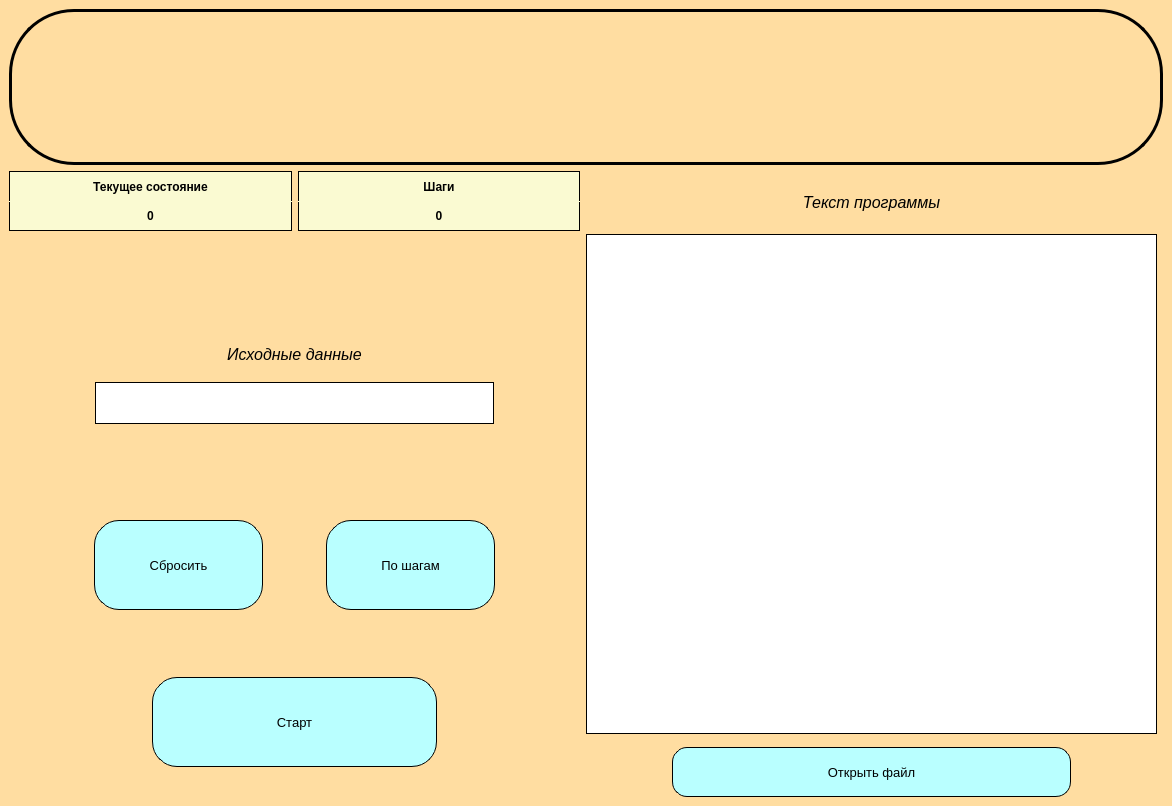
<?xml version="1.0" encoding="UTF-8"?>
<ui version="4.0">
 <class>MainWindow</class>
 <widget class="QMainWindow" name="MainWindow">
  <property name="geometry">
   <rect>
    <x>0</x>
    <y>0</y>
    <width>1172</width>
    <height>806</height>
   </rect>
  </property>
  <property name="windowTitle">
   <string>Машина Тьюринга</string>
  </property>
  <property name="styleSheet">
   <string notr="true">QMainWindow#MainWindow{
	background-color: rgb(255, 221, 161);
}</string>
  </property>
  <widget class="QWidget" name="centralwidget">
   <layout class="QGridLayout" name="gridLayout" rowstretch="20,80" columnstretch="50,50,0">
    <item row="1" column="1">
     <layout class="QVBoxLayout" name="verticalLayout_3" stretch="10,80,2,8">
      <property name="spacing">
       <number>0</number>
      </property>
      <item>
       <widget class="QLabel" name="label_2">
        <property name="font">
         <font>
          <pointsize>12</pointsize>
          <weight>50</weight>
          <italic>true</italic>
          <bold>false</bold>
         </font>
        </property>
        <property name="text">
         <string>Текст программы</string>
        </property>
        <property name="alignment">
         <set>Qt::AlignCenter</set>
        </property>
       </widget>
      </item>
      <item>
       <widget class="QTextEdit" name="textEdit">
        <property name="font">
         <font>
          <pointsize>10</pointsize>
         </font>
        </property>
        <property name="styleSheet">
         <string notr="true">QTextEdit{
border: 1px solid #000000;
}</string>
        </property>
       </widget>
      </item>
      <item>
       <spacer name="verticalSpacer_5">
        <property name="orientation">
         <enum>Qt::Vertical</enum>
        </property>
        <property name="sizeHint" stdset="0">
         <size>
          <width>20</width>
          <height>40</height>
         </size>
        </property>
       </spacer>
      </item>
      <item>
       <layout class="QHBoxLayout" name="horizontalLayout_5" stretch="15,70,15">
        <item>
         <spacer name="horizontalSpacer_8">
          <property name="orientation">
           <enum>Qt::Horizontal</enum>
          </property>
          <property name="sizeHint" stdset="0">
           <size>
            <width>40</width>
            <height>20</height>
           </size>
          </property>
         </spacer>
        </item>
        <item>
         <widget class="QPushButton" name="pushButton_4">
          <property name="sizePolicy">
           <sizepolicy hsizetype="Minimum" vsizetype="Ignored">
            <horstretch>0</horstretch>
            <verstretch>0</verstretch>
           </sizepolicy>
          </property>
          <property name="font">
           <font>
            <pointsize>10</pointsize>
           </font>
          </property>
          <property name="styleSheet">
           <string notr="true">QPushButton{
	background-color: rgb(185, 255, 255);
border: 1px solid #000000;
border-radius: 15px;
}
QPushButton:hover{
	background-color: rgb(170, 247, 255);
}
QPushButton:pressed{
	border: 2px solid #000000;
}</string>
          </property>
          <property name="text">
           <string>Открыть файл</string>
          </property>
         </widget>
        </item>
        <item>
         <spacer name="horizontalSpacer_9">
          <property name="orientation">
           <enum>Qt::Horizontal</enum>
          </property>
          <property name="sizeHint" stdset="0">
           <size>
            <width>40</width>
            <height>20</height>
           </size>
          </property>
         </spacer>
        </item>
       </layout>
      </item>
     </layout>
    </item>
    <item row="1" column="0">
     <layout class="QVBoxLayout" name="verticalLayout_5" stretch="10,10,5,15,15,15,10,15,5">
      <item>
       <layout class="QHBoxLayout" name="horizontalLayout_2">
        <item>
         <layout class="QVBoxLayout" name="verticalLayout_2">
          <property name="spacing">
           <number>0</number>
          </property>
          <item>
           <widget class="QLabel" name="label_4">
            <property name="font">
             <font>
              <pointsize>9</pointsize>
              <weight>75</weight>
              <italic>false</italic>
              <bold>true</bold>
             </font>
            </property>
            <property name="styleSheet">
             <string notr="true">QLabel {

	background-color: rgb(250, 250, 210);
border-top: 1px solid #000000;
border-left: 1px solid #000000;
border-right: 1px solid #000000;
}
</string>
            </property>
            <property name="text">
             <string>Текущее состояние</string>
            </property>
            <property name="alignment">
             <set>Qt::AlignCenter</set>
            </property>
           </widget>
          </item>
          <item>
           <widget class="QLabel" name="label_6">
            <property name="font">
             <font>
              <weight>75</weight>
              <bold>true</bold>
             </font>
            </property>
            <property name="styleSheet">
             <string notr="true">QLabel {
background-color: rgb(250, 250, 210);
border-top: 1px solid #fafad2;
border-left: 1px solid #000000;
border-right: 1px solid #000000;
border-bottom: 1px solid #000000;

}
</string>
            </property>
            <property name="text">
             <string>0</string>
            </property>
            <property name="alignment">
             <set>Qt::AlignCenter</set>
            </property>
           </widget>
          </item>
         </layout>
        </item>
        <item>
         <layout class="QVBoxLayout" name="verticalLayout">
          <property name="spacing">
           <number>0</number>
          </property>
          <item>
           <widget class="QLabel" name="label_5">
            <property name="font">
             <font>
              <pointsize>9</pointsize>
              <weight>75</weight>
              <italic>false</italic>
              <bold>true</bold>
             </font>
            </property>
            <property name="styleSheet">
             <string notr="true">QLabel#label_5 {

border-top: 1px solid #000000;
border-left: 1px solid #000000;
border-right: 1px solid #000000;
background-color: rgb(250, 250, 210);
}
</string>
            </property>
            <property name="text">
             <string>Шаги</string>
            </property>
            <property name="alignment">
             <set>Qt::AlignCenter</set>
            </property>
           </widget>
          </item>
          <item>
           <widget class="QLabel" name="label_7">
            <property name="font">
             <font>
              <weight>75</weight>
              <bold>true</bold>
             </font>
            </property>
            <property name="styleSheet">
             <string notr="true">QLabel {
border-top: 1px solid #fafad2;
border-left: 1px solid #000000;
border-right: 1px solid #000000;
border-bottom: 1px solid #000000;
background-color: rgb(250, 250, 210);

}
</string>
            </property>
            <property name="text">
             <string>0</string>
            </property>
            <property name="alignment">
             <set>Qt::AlignCenter</set>
            </property>
           </widget>
          </item>
         </layout>
        </item>
       </layout>
      </item>
      <item>
       <layout class="QHBoxLayout" name="horizontalLayout_6" stretch="10">
        <item>
         <widget class="QLabel" name="label_9">
          <property name="font">
           <font>
            <italic>true</italic>
           </font>
          </property>
          <property name="text">
           <string/>
          </property>
          <property name="alignment">
           <set>Qt::AlignCenter</set>
          </property>
         </widget>
        </item>
       </layout>
      </item>
      <item>
       <spacer name="verticalSpacer">
        <property name="orientation">
         <enum>Qt::Vertical</enum>
        </property>
        <property name="sizeHint" stdset="0">
         <size>
          <width>20</width>
          <height>40</height>
         </size>
        </property>
       </spacer>
      </item>
      <item>
       <layout class="QHBoxLayout" name="horizontalLayout_3" stretch="15,70,15">
        <item>
         <spacer name="horizontalSpacer_2">
          <property name="orientation">
           <enum>Qt::Horizontal</enum>
          </property>
          <property name="sizeHint" stdset="0">
           <size>
            <width>40</width>
            <height>20</height>
           </size>
          </property>
         </spacer>
        </item>
        <item>
         <layout class="QVBoxLayout" name="verticalLayout_4" stretch="50,50">
          <item>
           <widget class="QLabel" name="label_3">
            <property name="font">
             <font>
              <pointsize>12</pointsize>
              <weight>50</weight>
              <italic>true</italic>
              <bold>false</bold>
             </font>
            </property>
            <property name="text">
             <string>Исходные данные</string>
            </property>
            <property name="alignment">
             <set>Qt::AlignCenter</set>
            </property>
           </widget>
          </item>
          <item>
           <widget class="QLineEdit" name="lineEdit">
            <property name="sizePolicy">
             <sizepolicy hsizetype="Expanding" vsizetype="Ignored">
              <horstretch>0</horstretch>
              <verstretch>0</verstretch>
             </sizepolicy>
            </property>
            <property name="styleSheet">
             <string notr="true">QLineEdit{
border: 1px solid #000000;
}</string>
            </property>
            <property name="alignment">
             <set>Qt::AlignCenter</set>
            </property>
           </widget>
          </item>
         </layout>
        </item>
        <item>
         <spacer name="horizontalSpacer_3">
          <property name="orientation">
           <enum>Qt::Horizontal</enum>
          </property>
          <property name="sizeHint" stdset="0">
           <size>
            <width>40</width>
            <height>20</height>
           </size>
          </property>
         </spacer>
        </item>
       </layout>
      </item>
      <item>
       <spacer name="verticalSpacer_2">
        <property name="orientation">
         <enum>Qt::Vertical</enum>
        </property>
        <property name="sizeHint" stdset="0">
         <size>
          <width>20</width>
          <height>40</height>
         </size>
        </property>
       </spacer>
      </item>
      <item>
       <layout class="QHBoxLayout" name="horizontalLayout" stretch="15,30,10,30,15">
        <item>
         <spacer name="horizontalSpacer_4">
          <property name="orientation">
           <enum>Qt::Horizontal</enum>
          </property>
          <property name="sizeHint" stdset="0">
           <size>
            <width>40</width>
            <height>20</height>
           </size>
          </property>
         </spacer>
        </item>
        <item>
         <widget class="QPushButton" name="pushButton_2">
          <property name="sizePolicy">
           <sizepolicy hsizetype="Minimum" vsizetype="Ignored">
            <horstretch>0</horstretch>
            <verstretch>0</verstretch>
           </sizepolicy>
          </property>
          <property name="font">
           <font>
            <pointsize>10</pointsize>
           </font>
          </property>
          <property name="styleSheet">
           <string notr="true">QPushButton{
	background-color: rgb(185, 255, 255);
border: 1px solid #000000;
border-radius: 25px;
}
QPushButton:hover{
	background-color: rgb(170, 247, 255);
}
QPushButton:pressed{
	border: 2px solid #000000;
}</string>
          </property>
          <property name="text">
           <string>Сбросить</string>
          </property>
         </widget>
        </item>
        <item>
         <spacer name="horizontalSpacer">
          <property name="orientation">
           <enum>Qt::Horizontal</enum>
          </property>
          <property name="sizeHint" stdset="0">
           <size>
            <width>40</width>
            <height>20</height>
           </size>
          </property>
         </spacer>
        </item>
        <item>
         <widget class="QPushButton" name="pushButton_3">
          <property name="sizePolicy">
           <sizepolicy hsizetype="Minimum" vsizetype="Ignored">
            <horstretch>0</horstretch>
            <verstretch>0</verstretch>
           </sizepolicy>
          </property>
          <property name="font">
           <font>
            <pointsize>10</pointsize>
           </font>
          </property>
          <property name="styleSheet">
           <string notr="true">QPushButton{
	background-color: rgb(185, 255, 255);
border-radius: 25px;
border: 1px solid #000000;
}
QPushButton:hover{
	background-color: rgb(170, 247, 255);
}
QPushButton:pressed{
	border: 2px solid #000000;
}</string>
          </property>
          <property name="text">
           <string>По шагам</string>
          </property>
         </widget>
        </item>
        <item>
         <spacer name="horizontalSpacer_5">
          <property name="orientation">
           <enum>Qt::Horizontal</enum>
          </property>
          <property name="sizeHint" stdset="0">
           <size>
            <width>40</width>
            <height>20</height>
           </size>
          </property>
         </spacer>
        </item>
       </layout>
      </item>
      <item>
       <spacer name="verticalSpacer_3">
        <property name="orientation">
         <enum>Qt::Vertical</enum>
        </property>
        <property name="sizeHint" stdset="0">
         <size>
          <width>20</width>
          <height>40</height>
         </size>
        </property>
       </spacer>
      </item>
      <item>
       <layout class="QHBoxLayout" name="horizontalLayout_4" stretch="25,50,25">
        <item>
         <spacer name="horizontalSpacer_6">
          <property name="orientation">
           <enum>Qt::Horizontal</enum>
          </property>
          <property name="sizeHint" stdset="0">
           <size>
            <width>40</width>
            <height>20</height>
           </size>
          </property>
         </spacer>
        </item>
        <item>
         <widget class="QPushButton" name="pushButton">
          <property name="sizePolicy">
           <sizepolicy hsizetype="Minimum" vsizetype="Ignored">
            <horstretch>0</horstretch>
            <verstretch>0</verstretch>
           </sizepolicy>
          </property>
          <property name="font">
           <font>
            <pointsize>10</pointsize>
           </font>
          </property>
          <property name="styleSheet">
           <string notr="true">QPushButton{
	background-color: rgb(185, 255, 255);
border: 1px solid #000000;
border-radius: 25px;
}
QPushButton:hover{
	background-color: rgb(170, 247, 255);
}
QPushButton:pressed{
	border: 2px solid #000000;
}</string>
          </property>
          <property name="text">
           <string>Старт</string>
          </property>
         </widget>
        </item>
        <item>
         <spacer name="horizontalSpacer_7">
          <property name="orientation">
           <enum>Qt::Horizontal</enum>
          </property>
          <property name="sizeHint" stdset="0">
           <size>
            <width>40</width>
            <height>20</height>
           </size>
          </property>
         </spacer>
        </item>
       </layout>
      </item>
      <item>
       <spacer name="verticalSpacer_4">
        <property name="orientation">
         <enum>Qt::Vertical</enum>
        </property>
        <property name="sizeHint" stdset="0">
         <size>
          <width>20</width>
          <height>40</height>
         </size>
        </property>
       </spacer>
      </item>
     </layout>
    </item>
    <item row="0" column="0" colspan="3">
     <widget class="QLabel" name="label">
      <property name="sizePolicy">
       <sizepolicy hsizetype="Ignored" vsizetype="Preferred">
        <horstretch>0</horstretch>
        <verstretch>0</verstretch>
       </sizepolicy>
      </property>
      <property name="font">
       <font>
        <pointsize>40</pointsize>
       </font>
      </property>
      <property name="styleSheet">
       <string notr="true">QLabel {
border: 3px solid #000000;
border-radius: 65px;
}
</string>
      </property>
      <property name="text">
       <string/>
      </property>
      <property name="alignment">
       <set>Qt::AlignCenter</set>
      </property>
     </widget>
    </item>
   </layout>
  </widget>
 </widget>
 <resources/>
 <connections/>
</ui>
